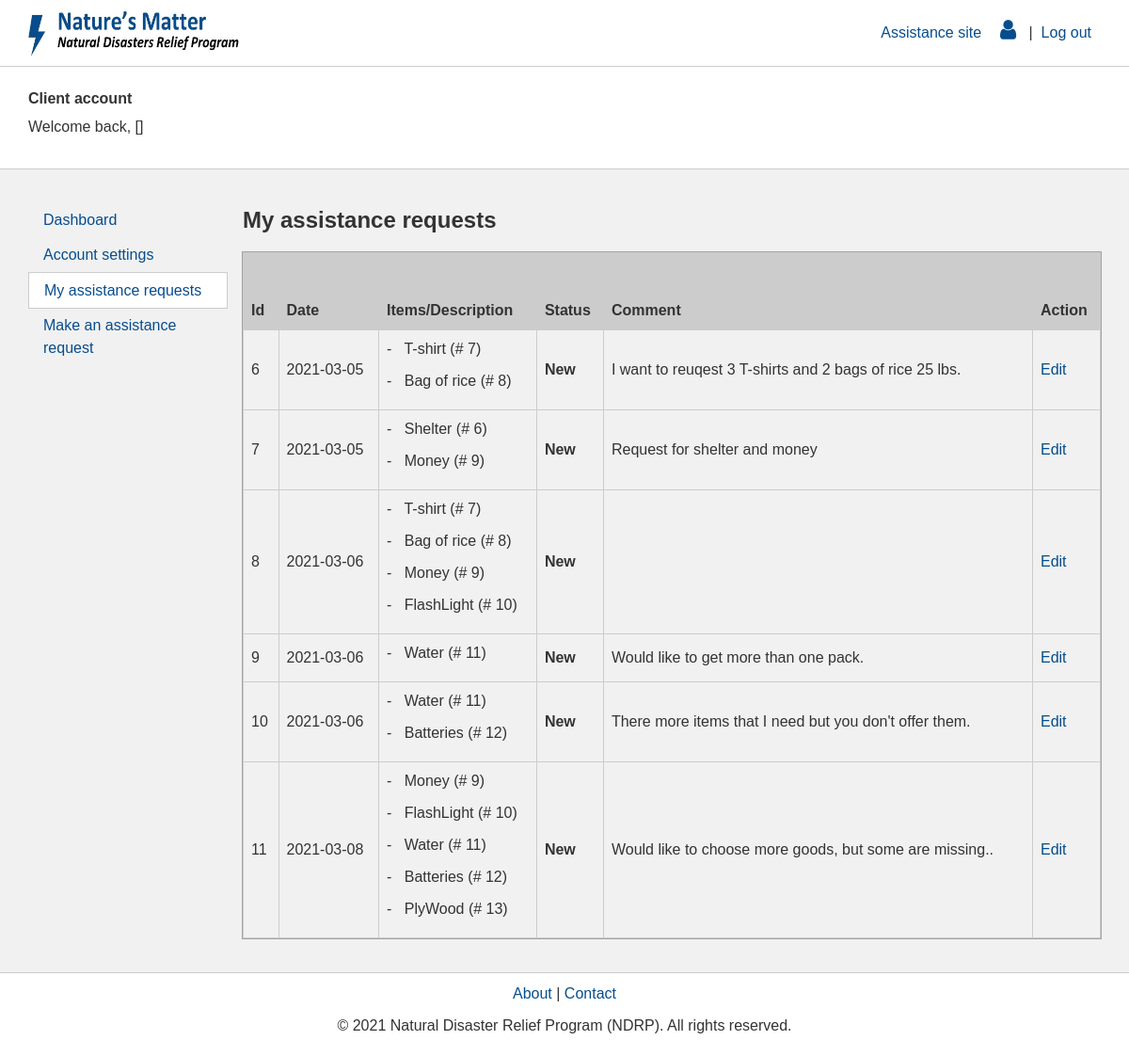
Screenshot of /account/assistance/my-assistance-requests.php with the database file from the repository.
### tables this page shows
CREATE TABLE `assistance_request` (
  `ass_req_id` int(11) NOT NULL,
  `ass_req_date` date NOT NULL,
  `ass_req_status_id` tinyint(4) NOT NULL,
  `ass_req_comment` varchar(700) NOT NULL,
  `cli_id` int(11) NOT NULL,
  `emp_id` int(11) DEFAULT NULL
);

CREATE TABLE `assistance_request_product` (
  `ass_req_id` int(11) NOT NULL,
  `prod_id` int(11) NOT NULL
);

CREATE TABLE `product` (
  `prod_id` int(11) NOT NULL,
  `prod_name` varchar(160) NOT NULL,
  `prod_desc` varchar(700) NOT NULL,
  `prod_type_id` tinyint(4) NOT NULL,
  `prod_status_id` tinyint(4) NOT NULL,
  `prod_price` decimal(6,2) NOT NULL,
  `prod_date` date NOT NULL,
  `cat_id` int(11) NOT NULL,
  `emp_id` int(11) NOT NULL
);

### business/assistance-request.php (called while the page is built, shortened)
<?php
class AssistanceRequest{
	private $id;
    private $date;
    private $statusId;
    private $comment;
    private $product;
    function __construct() {
        $this->id = null;
        $this->date = null;
        $this->statusId = null;
        $this->comment = "";
        $this->product = [];
    }
    public function setId($id) {
        $this->id = $id;
    }
    public function getId() {
        return $this->id;
    }
    public function setDate($date) {
        $this->date = $date;
    }
    public function getDate() {
        return $this->date;
    }
    public function setStatusId($statusId) {
        $this->statusId = $statusId;
    }
    public function getStatusId() {
        return $this->statusId;
    }
    public function setComment($comment) {
        $this->comment = $comment;
    }
    public function getComment() {
        return $this->comment;
    }
    public function setProduct($product) {
        $this->product[] = $product;
    }
    public function getProducts() {
        return $this->product;
    }
} ?>

### data/assistance-request-db.php (called while the page is built, shortened)
<?php
class AssistanceRequestDB{
    public static function selectAssistanceRequests() {
        $reqs = [];
        $pdo = DbConnect::getConnection();
        $sql = "SELECT * FROM assistance_request WHERE 1";
        $stmt = $pdo->prepare($sql);
        if ($stmt->execute()) {
            $reqData = $stmt->fetchAll();
            if (count($reqData) > 0) {
                foreach ($reqData as $v) {
                    $req = new AssistanceRequest();
                    $req->setId($v["ass_req_id"]);
                    $req->setDate($v["ass_req_date"]);
                    $req->setStatusId($v["ass_req_status_id"]);
                    $req->setComment($v["ass_req_comment"]);
                    $client = new Client();
                    $client->setId($v["cli_id"]);
                    $req->setClient($client);
                    $emp = new Employee();
                    $emp->setId($v["emp_id"]);
                    $req->setEmployee($emp);
                    $sql = "SELECT * FROM assistance_request_product AS arp
                        INNER JOIN product AS p ON arp.prod_id = p.prod_id
                        WHERE arp.ass_req_id=?";
                    $stmt = $pdo->prepare($sql);
                    if ($stmt->execute([$v["ass_req_id"]])) {
                        $prodData = $stmt->fetchAll();
                        if (count($prodData) > 0) {
                            foreach ($prodData as $val) {
                                $product = new Product();
                                $product->setId($val["prod_id"]);
                                $product->setName($val["prod_name"]);
                                $product->setDesc($val["prod_desc"]);
                                $product->setTypeId($val["prod_type_id"]);
                                $product->setStatusId($val["prod_status_id"]);
                                $product->setPrice($val["prod_price"]);
                                $product->setDate($val["prod_date"]);
                                $product->setCatId($val["cat_id"]);
                                $product->setEmpId($val["emp_id"]);
                                $req->setProduct($product);
                            }
                        }
                    }
                    $reqs[$v["ass_req_id"]] = $req;
                }
            }
        }
        return $reqs;
    }
} ?>

### controller/assistance-request-controller.php (called while the page is built, shortened)
<?php
include App::FULL_DIR."/data/user-db.php";
include App::FULL_DIR."/business/product.php";
include App::FULL_DIR."/data/product-db.php";
include App::FULL_DIR."/business/assistance-request.php";
include App::FULL_DIR."/data/assistance-request-db.php";
class AssistanceRequestController{
	public static function setContent(){
		$uriParts = pathinfo($_SERVER["REQUEST_URI"]);
		if ($uriParts['filename'] == "add-assistance-request"){
			App::$aside = "Add";
			$filter = "prod_status_id = ?";
			$param = [ProductDB::selectStatus("Active")];
			self::$products = ProductDB::selectProducts($filter, $param);
		} else if ($uriParts['filename'] == "my-assistance-requests"){
			self::$assReqs = AssistanceRequestDB::selectAssistanceRequests();
		} else if ($uriParts['filename'] == "assistance-requests"){
			App::$aside = "Ass";
			self::$statuses = AssistanceRequestDB::selectStatuses();
			self::$assReqs = AssistanceRequestDB::selectAssistanceRequests();
		}
	}
	public static function execRequest(){
		self::setContent();
	}
}
AssistanceRequestController::execRequest();
?>

### business/product.php (called while the page is built, shortened)
<?php
class Product{
	private $id;
    private $name;
    function __construct() {
        $this->id = null;
        $this->name = "";
    }
    public function setId($id) {
        $this->id = $id;
    }
    public function getId() {
        return $this->id;
    }
    public function setName($name) {
        $this->name = $name;
    }
    public function getName() {
        return $this->name;
    }
} ?>

### account/assistance/my-assistance-requests.php (the view, shortened to what this page needs)
<?php
include App::FULL_DIR."/controller/assistance-request-controller.php";
include App::FULL_DIR."/account/include/header.php"
?>
<main>
    <section class="acc-content">
        <section id="acc-aside">
        	<?php include App::FULL_DIR."/account/include/side-bar.php" ?>
        </section>
        <section id="acc-content-area">
        	<h1>My assistance requests</h1>
            <table>
                <tr>
                    <th colspan="7">&nbsp;</th>
                </tr>
                <tr>
                  <th>Id</th>
                  <th>Date</th>
                  <th colspan="2">Items/Description</th>
                  <th>Status</th>
                  <th>Comment</th>
                  <th colspan="2">Action</th>
                </tr>
                <?php if ( count(AssistanceRequestController::$assReqs) > 0) {
                    foreach (AssistanceRequestController::$assReqs as $k => $v){ ?>
                      <tr>
                        <td><?php echo AssistanceRequestController::$assReqs[$k]->getId(); ?></td>
                        <td><?php echo AssistanceRequestController::$assReqs[$k]->getDate(); ?></td>
                        <td colspan="2">
                          <ul>
                            <?php $i = 0;
                              $products = AssistanceRequestController::$assReqs[$k]->getProducts();
                              foreach ($products as $val){ $i++ ?>
                               <li>
                                <p>- &nbsp; <?php echo $val->getName()." (# ".$val->getId().") "; ?></p>
                              </li>
                            <?php } ?>
                          </ul>
                        </td>
                        <td>
                          <strong>
                            <?php echo AssistanceRequestController::$statuses[AssistanceRequestController::$assReqs[$k]->getStatusId()]; ?>
                          </strong>
                        </td>
                        <td><?php echo AssistanceRequestController::$assReqs[$k]->getComment(); ?></td>
                        <td>
                          <a href="<?php echo App::FULL_URL; ?>/account/assistance/edit-assistance-request.php?assReqId=<?php echo AssistanceRequestController::$assReqs[$k]->getId(); ?>">Edit</a>
                        </td>
                        </tr>
                    <?php } ?>
                <?php }else{ ?>
                    <tr>
                      <td colspan="7">You have not added any assistance request yet.</td>
                    </tr>
                <?php } ?>
            </table>
        </section><br>
    </section>
</main>
<?php include App::FULL_DIR."/include/footer.php" ?>

### account/include/header.php (shortened to what this page needs)
<!doctype html>
<html lang="fr">
  <head>
    <link rel="stylesheet" href="<?php echo App::FULL_URL; ?>/css/global.css">
    <link rel="stylesheet" href="https://cdnjs.cloudflare.com/ajax/libs/font-awesome/4.7.0/css/font-awesome.min.css">
</head>
<body>
    <header id="acc-header" class="acc-content">
        <section class="logo">
            <a href="<?php echo App::FULL_URL; ?>"><img src="/ndrp/image/natures-matter.jpg" alt="Natural Disasters Relief Program" width="225" height="50"></a>
        </section>
        <nav id="nav">
            <ul>
                <li>
                    <a href="<?php echo App::FULL_URL; ?>">Assistance site</a>
                </li>
                <li class="signed-in">
                    <a href="<?php echo App::FULL_URL; ?>/account"><i class="fa fa-user"></i>
                    <?php echo $_SESSION['user']['firstName'];  ?></a>&nbsp;&nbsp;|&nbsp;&nbsp;<a href="<?php
                    echo App::FULL_URL; ?>/logout.php">Log out</a>
                </li><br>
            </ul>
        </nav><br>
    </header>
    <section id="acc-header-ext">
        <div class="acc-content">
            <h2>Client account</h2>
            <p>Welcome back, <?php echo $_SESSION['user']['firstName']; ?> [<?php echo $_SESSION['user']['email'];  ?>]</p>
        </div>
    </section>

### account/include/side-bar.php
<aside>
    <ul>
        <li>
            <a class="<?php if (App::$aside == "" || App::$aside == "Dash"){ ?>sel<?php } ?>"
                href="<?php echo App::FULL_URL; ?>/account">Dashboard</a>
        </li>
        <li>
            <a class="<?php if (App::$aside == "Settings"){ ?>sel<?php } ?>"
                href="<?php echo App::FULL_URL; ?>/account/account-settings.php">Account settings</a>
        </li>
        <li>
            <a class="<?php if (App::$aside == "View"){ ?>sel<?php } ?>"
                href="<?php echo App::FULL_URL; ?>/account/assistance/my-assistance-requests.php">My assistance requests</a>
        </li>
        <li>
            <a class="<?php if (App::$aside == "Add"){ ?>sel<?php } ?>"
                href="<?php echo App::FULL_URL; ?>/account/assistance/add-assistance-request.php">Make an assistance request</a>
        </li>
    </ul>
</aside>

### include/footer.php
	<footer class="content">
	    <p id="nav-footer">
	    	<a href="<?php echo App::FULL_URL; ?>/about.php">About</a> |
	    	<a href="<?php echo App::FULL_URL; ?>/contact.php">Contact</a>
	    </p>
	    <p class="cp">&copy; <?php echo date("Y"); ?> Natural Disaster Relief Program (NDRP). All rights reserved.</p>
    </footer>
</body>
</html>

### css/global.css (style rules this page uses)
html, body, div, span, applet, object, iframe, h1, h2, h3, h4, h5, h6, p, blockquote, pre, a, abbr, acronym, address, big, cite, code, del, dfn, em, img, ins, kbd, q, s, samp, small, strike, strong, sub, sup, tt, var, b, u, i, center, dl, dt, dd, ol, ul, li, fieldset, form, label, legend, table, caption, tbody, tfoot, thead, tr, th, td, article, aside, canvas, details, embed, figure, figcaption, footer, header, hgroup, menu, nav, output, ruby, section, summary, time, mark, audio, video { margin: 0; padding: 0; border: 0; font-size: 100%; font: inherit; vertical-align: baseline; }
article, aside, details, figcaption, figure, footer, header, hgroup, menu, nav, section { display: block; }
body { line-height: 1; }
ol, ul { list-style: none; }
table { border-collapse: collapse; border-spacing: 0; }
a { text-decoration: none; }
*, *:before, *:after { box-sizing: border-box; }
body { font-family: Arial, Helvetica, sans-serif; font-size: 1em; line-height: 1.5; color: #333333; background-color: #FFFFFF; }
h1 { font-size: 1.5em; font-weight: bold; margin: 0 0 0.7em 0; }
h2 { font-size: 1em; font-weight: bold; margin: 0 0 0.7em 0; }
p { margin: 0 0 10px 0; }
strong { font-weight: bold; }
a:link, a:visited, a:hover, a:active { color: #074D8D; text-decoration: none; }
#main-header, #admin-header, #acc-header { display: flex; align-items: center; height: 70px; }
#main-header .logo, #admin-header .logo, #acc-header .logo { float: left; width: 25%; height: 50px; }
#main-header .logo a, #admin-header .logo a, #acc-header .logo a { display: inline-block; width: 100%; text-align: left; }
#main-header #nav, #admin-header #nav, #acc-header #nav { float: left; width: 75%; }
#main-header #nav ul li, #admin-header #nav ul li, #acc-header #nav ul li { height: 70px; line-height: 70px; }
#main-header #nav .l-menu li, #admin-header #nav ul li, #acc-header #nav ul li { float: left; margin: 0 10px; }
#admin-header #nav ul, #acc-header #nav ul { display: flex; justify-content: flex-end; }
#admin-header #nav ul li a i, #acc-header #nav ul li a i { font-size: 1.5em; }
#admin-header-ext, #acc-header-ext { background-color: #f1f1f1; border-top: 1px solid #ccc; line-height: 1.2; padding: .5em 0; }
#acc-header-ext { background-color: #fff; }
#admin-aside, #acc-aside { float: left; width: 20%; padding-right: 1em; }
#admin-content-area, #acc-content-area { float: left; width: 80%; }
#admin-aside ul li a, #acc-aside ul li a { display: inline-block; width: 100%; padding: .4em 1em; }
#admin-aside ul li .sel, #admin-aside ul li a:hover, #acc-aside ul li .sel, #acc-aside ul li a:hover { background-color: #fff; border: 1px solid #ccc; text-decoration: none; }
main { background-color: #f1f1f1; border-top: 1px solid #ccc; border-bottom: 1px solid #ccc; padding: 20px 0; }
.main-content, .admin-content, .acc-content { width: 1140px; margin: 0 auto; padding: 1em 0; }
table { outline: 1px solid #A3A3A3; border-collapse: collapse; width: 100%; }
th { background: #ccc; font-weight: bold; }
th, td { border: 1px solid #ccc; text-align: left; padding: .5em; vertical-align: middle; }
footer { padding: 10px 0; }
#nav-footer { margin-bottom: 10px; text-align: center; }
footer .cp { text-align: center; }

### rows the page displays
assistance_request: ass_req_id "6", ass_req_date "2021-03-05", ass_req_status "New", ass_req_comment "I want to reuqest 3 T-shirts and 2 bags of rice 25 lbs."
assistance_request_product: prod.prod_name "T-shirt", prod.prod_id "7"
assistance_request_product: prod.prod_name "Bag of rice", prod.prod_id "8"
assistance_request: ass_req_id "7", ass_req_date "2021-03-05", ass_req_status "New", ass_req_comment "Request for shelter and money"
assistance_request_product: prod.prod_name "Shelter", prod.prod_id "6"
assistance_request_product: prod.prod_name "Money", prod.prod_id "9"
assistance_request: ass_req_id "8", ass_req_date "2021-03-06", ass_req_status "New"
assistance_request_product: prod.prod_name "T-shirt", prod.prod_id "7"
assistance_request_product: prod.prod_name "Bag of rice", prod.prod_id "8"
assistance_request_product: prod.prod_name "Money", prod.prod_id "9"
assistance_request_product: prod.prod_name "FlashLight", prod.prod_id "10"
assistance_request: ass_req_id "9", ass_req_date "2021-03-06", ass_req_status "New", ass_req_comment "Would like to get more than one pack."
assistance_request_product: prod.prod_name "Water", prod.prod_id "11"
assistance_request: ass_req_id "10", ass_req_date "2021-03-06", ass_req_status "New", ass_req_comment "There more items that I need but you don't offer them."
assistance_request_product: prod.prod_name "Water", prod.prod_id "11"
assistance_request_product: prod.prod_name "Batteries", prod.prod_id "12"
assistance_request: ass_req_id "11", ass_req_date "2021-03-08", ass_req_status "New", ass_req_comment "Would like to choose more goods, but some are missing.."
assistance_request_product: prod.prod_name "Money", prod.prod_id "9"
assistance_request_product: prod.prod_name "FlashLight", prod.prod_id "10"
assistance_request_product: prod.prod_name "Water", prod.prod_id "11"
assistance_request_product: prod.prod_name "Batteries", prod.prod_id "12"
assistance_request_product: prod.prod_name "PlyWood", prod.prod_id "13"
